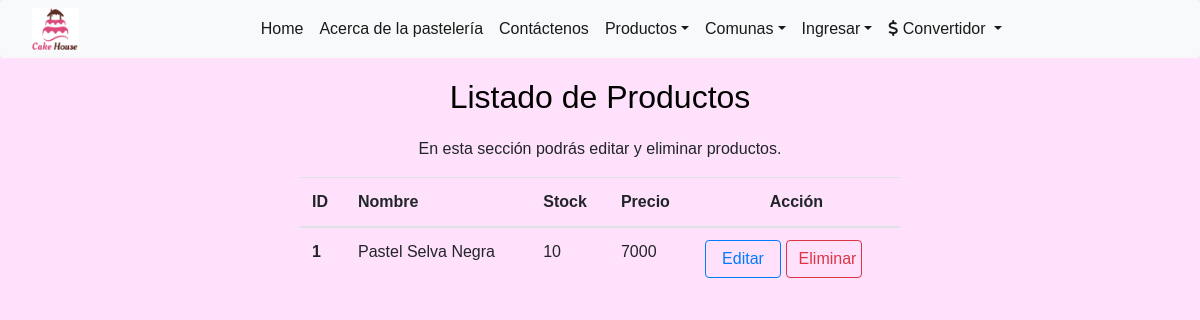
The page /listaProductos/ on the database its author committed.
### app/models.py (models this page shows, shortened)
class Producto(models.Model):
    id = models.IntegerField(primary_key=True)
    nombre = models.CharField(max_length=50)
    stock = models.IntegerField(null=True)
    precio_venta = models.IntegerField(null=True)
    descripcion =models.TextField()

### app/views.py (the view)
# urls.py: path('listaProductos/', listaProductos, name="listaProductos"),
def listaProductos(request):
    producto = Producto.objects.all().order_by("id")
    data = {
        'producto' : producto
    }
    return render(request, 'app/listaProductos.html', data)

### app/templates/app/listaProductos.html
{% extends 'app/base.html' %}
{% block contenido %}
<h2>Listado de Productos</h2>
<p class="text-center">En esta sección podrás editar y eliminar productos.</p>
    <table class="table table-default col-sm-12 col-md-6 offset-md-3 mt-3">
        <thead class="light ">
            <tr>
                <th scope="col">ID</th>
                <th scope="col">Nombre</th>
                <th scope="col">Stock</th>
                <th scope="col">Precio</th>
                <th scope="col" class="text-center">Acción</th>
            </tr>
        </thead>
    {% for p in producto %}
        <tbody>
            <tr>
                <th scope="row">{{p.id}}</th>
                <td>{{p.nombre}}</td>
                <td>{{p.stock}}</td>
                <td>{{p.precio_venta}}</td>
                <td>
                <a class="btn btn-outline-primary col-md-5 col-sm-10" href="{% url 'modificarProducto' p.id%}">Editar</a>
                <a class="btn btn-outline-danger col-md-5 col-sm-10" href="{% url 'eliminarProducto' p.id%}">Eliminar</a></td>
            </tr>
        </tbody>
    {% endfor %}
    </table>
{% endblock %}

### app/static/app/styles/estiloss.css (style rules this page uses)
body { font-family:Arial, Helvetica, sans-serif ; background-color:#ffe1fb; }
h2, h1 { text-align: center; margin: 20px; color: #000000; ; }
.table { overflow: scroll; }
* { margin: 0; padding: 0; box-sizing: border-box; }

### rows shown on the page
Producto: id "1", nombre "Pastel Selva Negra", stock "10", precio_venta "7000"
